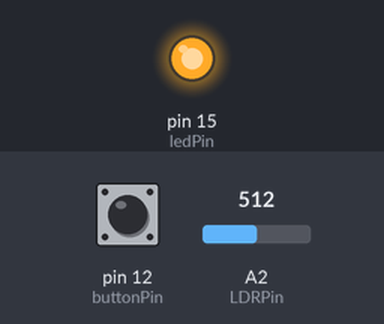
A sketch run on a simulated Arduino Uno, built with avr-gcc and run on an emulated ATmega328P. On the bench: output pins drawn as LEDs (lit = HIGH). The test bench sets the inputs (shaded band); at power-on: pin 12 (buttonPin) LOW, A2 (LDRPin) = 512. What the sketch prints to the serial monitor is not drawn.

Above: at 0.1 s.
At 1.1 s:
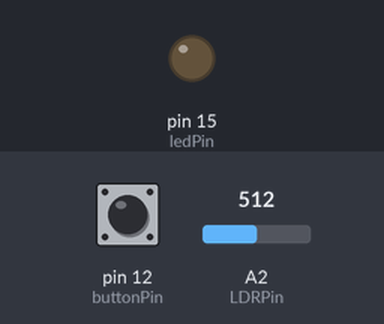
Timing chart, 0 to 2.6 s (numbered marks = the images above):
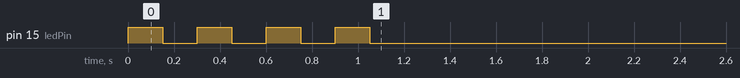

The sketch:

ESP32ToProcessing.ino
```cpp
/*
  ESP32ToProcessing
  by Alvin Tran
  Get data from ESP32 to manipulate a sketch in Processing
 */

int ledPin=15;
int buttonPin=12;
int LDRPin=A2;

//-- analog values, track for formatting to serial
int switchValue=0;
int sensorValue=0;

//-- time between LED flashes, for startup
const int ledFlashDelay=150;

// the setup function runs once when you press reset or power the board
void setup() {
  // initialize pins and input and output
  pinMode(ledPin, OUTPUT);//LED light

  pinMode(buttonPin, INPUT);//Switch
  pinMode(LDRPin, INPUT);//LDR

  Serial.begin(115200);
  blinkLED(4);
}

// the loop function runs over and over again forever
void loop() {
  getSwitchValue();
  getSensorValue();
  sendSerialData();

  // delay so as to not overload serial buffer
  delay(100);
}

//-- blink that number of times
void blinkLED(int numBlinks ) {
  for(int i=0; i<numBlinks; i++ )
  {
    digitalWrite(ledPin, HIGH);
    delay(ledFlashDelay);
    digitalWrite(ledPin, LOW);
    delay(ledFlashDelay);
  }
}

//-- look at the momentary switch (button) and show on/off
//-- display in the serial monitor a well
void getSwitchValue() {
  switchValue=digitalRead(buttonPin);

  if(switchValue==true)
  {
     // Button is ON turn the LED ON by making the voltage HIGH
    digitalWrite(ledPin, HIGH);
  }
  else
  {
    // Button is OFF turn the LED OFF by making the voltage LOW
    digitalWrite(ledPin, LOW);    // turn the LED off by making the voltage LOW
  }
}

void getSensorValue() {
  sensorValue=analogRead(LDRPin);//Read in data from the LDR
}

//Send data to Processing
void sendSerialData() {
  // Add switch on or off
  //Serial.print("switchValue: ");
  Serial.print(switchValue);
  Serial.print(",");
  //Serial.print(" sensorValue: ");
  Serial.print(sensorValue);

  // end with newline
  Serial.println();
}
```
